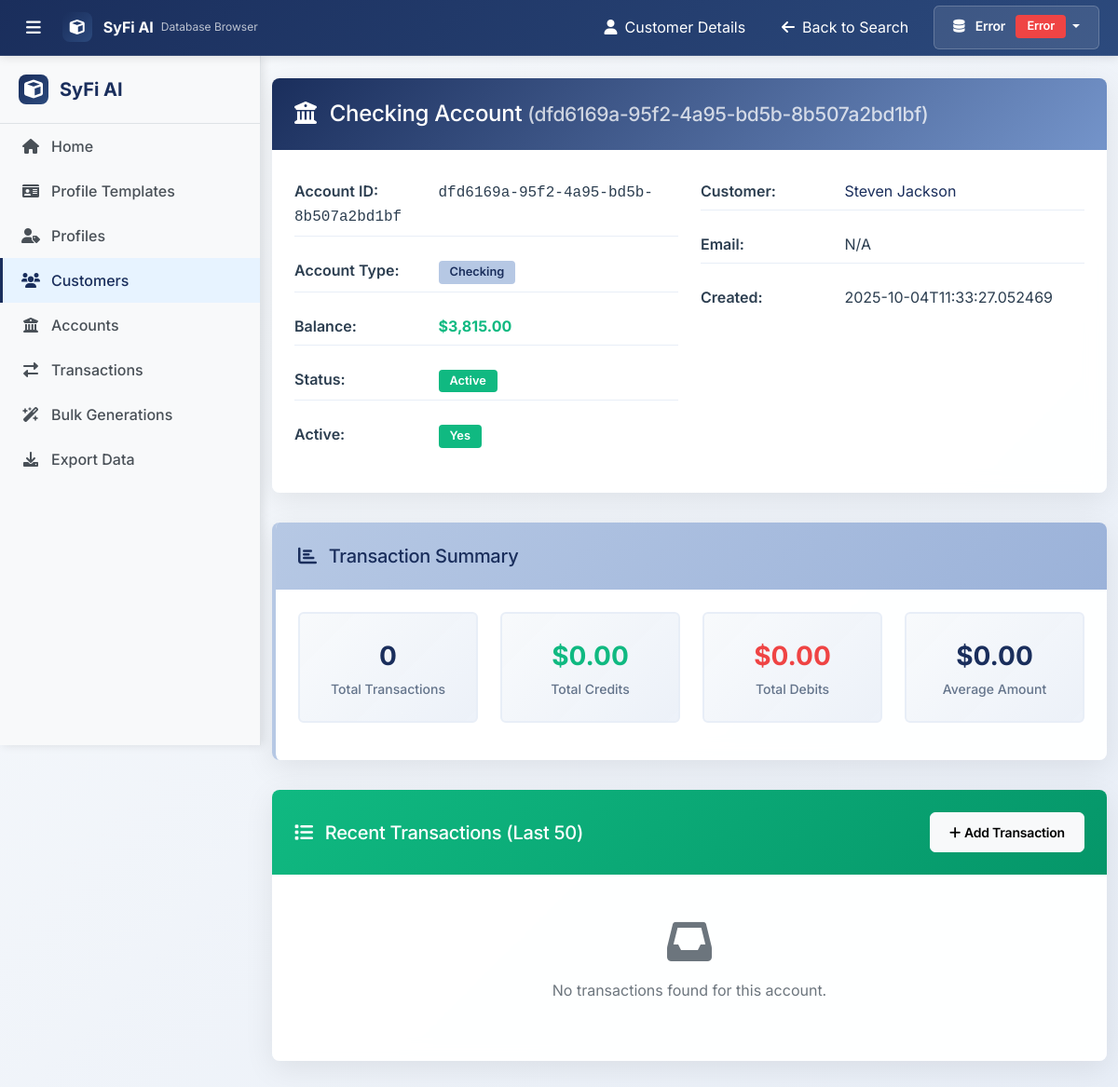
The app's page /account/dfd6169a-95f2-4a95-bd5b-8b507a2bd1bf with its own data.
### tables this page shows
CREATE TABLE accounts (
            account_id TEXT PRIMARY KEY,
            customer_id TEXT NOT NULL,
            account_number TEXT UNIQUE NOT NULL,
            account_type TEXT NOT NULL,
            balance DECIMAL(15,2) DEFAULT 0.00,
            available_balance DECIMAL(15,2) DEFAULT 0.00,
            currency TEXT DEFAULT 'USD',
            created_date DATETIME DEFAULT CURRENT_TIMESTAMP,
            closed_date DATE,
            is_active BOOLEAN DEFAULT 1,
            interest_rate DECIMAL(5,4),
            credit_limit DECIMAL(15,2),
            metadata TEXT, bulk_generation_id TEXT, bulk_generation_label TEXT,  -- JSON for additional fields
            FOREIGN KEY (customer_id) REFERENCES customers (customer_id)
        );

CREATE TABLE customers (
            customer_id TEXT PRIMARY KEY,
            first_name TEXT NOT NULL,
            last_name TEXT NOT NULL,
            company_name TEXT,  -- For business entities
            email TEXT,
            phone TEXT,
            date_of_birth DATE,
            address TEXT,
            city TEXT,
            state TEXT,
            zip_code TEXT,
            ssn_hash TEXT,
            created_date DATETIME DEFAULT CURRENT_TIMESTAMP,
            
            -- Household information
            household_size INTEGER DEFAULT 1,
            num_adults INTEGER DEFAULT 1,
            num_children INTEGER DEFAULT 0,
            num_pets INTEGER DEFAULT 0,
            household_income DECIMAL(15,2),
            employment_status TEXT,
            marital_status TEXT,
            
            -- Profile information
            profile_description TEXT,
            profile_tags TEXT,  -- JSON array of tags
            
            metadata TEXT  -- JSON for additional fields
        , bulk_generation_id TEXT, bulk_generation_label TEXT);

### web_browser.py (the view)
@app.route('/account/<account_id>')
def account_details(account_id):
    if db_browser:
        details = db_browser.get_account_details(account_id)
        if details:
            back_links = [
                {'url': f'/customer/{details["account"]["customer_id"]}', 'icon': 'fas fa-user', 'text': 'Customer Details'},
                {'url': '/customers', 'icon': 'fas fa-arrow-left', 'text': 'Back to Search'}
            ]
            return render_template('account_details.html', data=details, active_page='customers',
                                 show_back_links=True, back_links=back_links)
        else:
            return render_template('error.html', message='Account not found')
    else:
        return render_template('error.html', message='Database not connected')

### templates/account_details.html (shortened to what this page needs)
<!DOCTYPE html>
<html lang="en">
<head>
    <link href="https://cdn.jsdelivr.net/npm/bootstrap@5.1.3/dist/css/bootstrap.min.css" rel="stylesheet">
    <link href="https://cdnjs.cloudflare.com/ajax/libs/font-awesome/6.0.0/css/all.min.css" rel="stylesheet">
    <link rel="stylesheet" href="{{ url_for('static', filename='css/base.css') }}">
    <link rel="stylesheet" href="{{ url_for('static', filename='css/shared_navigation_styles.css') }}">
    <link rel="stylesheet" href="{{ url_for('static', filename='css/account_details.css') }}">
</head>
<body class="bg-light">
    {% include 'shared_navigation.html' %}
    <div class="container mt-4">
        <div class="row">
            <div class="col-12">
                <div class="card detail-card">
                    <div class="card-header bg-primary text-white">
                        <h4 class="mb-0">
                            <i class="fas fa-university me-2"></i>
                            {{ data.account.account_type.title() }} Account
                            <small class="opacity-75">({{ data.account.account_id }})</small>
                        </h4>
                    </div>
                    <div class="card-body">
                        <div class="row">
                            <div class="col-md-6">
                                <div class="info-row">
                                    <span class="info-label">Account ID:</span>
                                    <span class="font-monospace">{{ data.account.account_id }}</span>
                                </div>
                                <div class="info-row">
                                    <span class="info-label">Account Type:</span>
                                    <span class="badge bg-info">{{ data.account.account_type.title() }}</span>
                                </div>
                                <div class="info-row">
                                    <span class="info-label">Balance:</span>
                                    <span class="{{ 'balance-positive' if data.account.balance >= 0 else 'balance-negative' }}">
                                        ${{ "{:,.2f}".format(data.account.balance) }}
                                    </span>
                                </div>
                                <div class="info-row">
                                    <span class="info-label">Status:</span>
                                    <span class="badge bg-{{ 'success' if data.account.get('account_status', 'active') == 'active' else 'secondary' }}">
                                        {{ (data.account.get('account_status', 'active')).title() }}
                                    </span>
                                </div>
                                <div class="info-row">
                                    <span class="info-label">Active:</span>
                                    <span class="badge bg-{{ 'success' if data.account.is_active else 'danger' }}">
                                        {{ 'Yes' if data.account.is_active else 'No' }}
                                    </span>
                                </div>
                            </div>
                            <div class="col-md-6">
                                <div class="info-row">
                                    <span class="info-label">Customer:</span>
                                    <a href="/customer/{{ data.account.customer_id }}" class="text-decoration-none">
                                        {{ data.account.first_name }} {{ data.account.last_name }}
                                    </a>
                                </div>
                                <div class="info-row">
                                    <span class="info-label">Email:</span>
                                    <span>{{ data.account.email or 'N/A' }}</span>
                                </div>
                                <div class="info-row">
                                    <span class="info-label">Created:</span>
                                    <span>{{ data.account.created_date or 'N/A' }}</span>
                                </div>
                            </div>
                        </div>
                    </div>
                </div>
            </div>
        </div>
        <div class="row">
            <div class="col-12">
                <div class="card detail-card summary-card">
                    <div class="card-header bg-info text-white">
                        <h5 class="mb-0">
                            <i class="fas fa-chart-bar me-2"></i>
                            Transaction Summary
                        </h5>
                    </div>
                    <div class="card-body">
                        <div class="row">
                            <div class="col-md-3">
                                <div class="stat-box">
                                    <div class="stat-number">{{ data.transaction_summary.total_transactions }}</div>
                                    <div class="stat-label">Total Transactions</div>
                                </div>
                            </div>
                            <div class="col-md-3">
                                <div class="stat-box">
                                    <div class="stat-number text-success">${{ "{:,.2f}".format(data.transaction_summary.total_credits) }}</div>
                                    <div class="stat-label">Total Credits</div>
                                </div>
                            </div>
                            <div class="col-md-3">
                                <div class="stat-box">
                                    <div class="stat-number text-danger">${{ "{:,.2f}".format(data.transaction_summary.total_debits) }}</div>
                                    <div class="stat-label">Total Debits</div>
                                </div>
                            </div>
                            <div class="col-md-3">
                                <div class="stat-box">
                                    <div class="stat-number">${{ "{:,.2f}".format(data.transaction_summary.avg_amount) }}</div>
                                    <div class="stat-label">Average Amount</div>
                                </div>
                            </div>
                        </div>
                    </div>
                </div>
            </div>
        </div>
        <div class="row">
            <div class="col-12">
                <div class="card detail-card">
                    <div class="card-header bg-success text-white d-flex justify-content-between align-items-center">
                        <h5 class="mb-0">
                            <i class="fas fa-list me-2"></i>
                            Recent Transactions (Last 50)
                        </h5>
                        <button type="button" class="btn btn-light btn-sm" id="add-transaction-btn" data-bs-toggle="modal" data-bs-target="#addTransactionModal">
                            <i class="fas fa-plus me-1"></i>Add Transaction
                        </button>
                    </div>
                    <div class="card-body p-0">
                        {% if data.transactions %}
                            <div class="table-responsive">
                                <table class="table table-hover transaction-table mb-0">
                                    <thead class="table-light">
                                        <tr>
                                            <th>Transaction ID</th>
                                            <th>Date</th>
                                            <th>Type</th>
                                            <th>Amount</th>
                                            <th>Description</th>
                                            <th>Related</th>
                                        </tr>
                                    </thead>
                                    <tbody>
                                        {% for transaction in data.transactions %}
                                        <tr>
                                            <td class="font-monospace">{{ transaction.transaction_id }}</td>
                                            <td>{{ transaction.transaction_date[:19] if transaction.transaction_date else 'N/A' }}</td>
                                            <td>
                                                <span class="badge bg-{{ 'primary' if transaction.transaction_type == 'deposit' else ('warning' if transaction.transaction_type == 'withdrawal' else 'secondary') }}">
                                                    {{ transaction.transaction_type.title() }}
                                                </span>
                                            </td>
                                            <td class="{{ 'transaction-credit' if transaction.transaction_type in ['deposit', 'credit'] else 'transaction-debit' }}">
                                                {% if transaction.transaction_type in ['deposit', 'credit'] %}
                                                    <strong>+${{ "{:,.2f}".format(transaction.amount) }}</strong>
                                                {% else %}
                                                    <strong>-${{ "{:,.2f}".format(transaction.amount) }}</strong>
                                                {% endif %}
                                            </td>
                                            <td>{{ transaction.description or 'N/A' }}</td>
                                            <td class="font-monospace">
                                                {% if transaction.related_transaction_id %}
                                                    <small>{{ transaction.related_transaction_id }}</small>
                                                {% else %}
                                                    <span class="text-muted">-</span>
                                                {% endif %}
                                            </td>
                                        </tr>
                                        {% endfor %}
                                    </tbody>
                                </table>
                            </div>
                        {% else %}
                            <div class="text-center py-5">
                                <i class="fas fa-inbox fa-3x text-muted mb-3"></i>
                                <p class="text-muted">No transactions found for this account.</p>
                            </div>
                        {% endif %}
                    </div>
                </div>
            </div>
        </div>
    </div>
</body>
</html>

### records on screen
accounts: account.account_type "Checking", account.account_id "dfd6169a-95f2-4a95-bd5b-8b507a2bd1bf", account.balance "3,815.00", is_active "Yes", account "2025-10-04T11:33:27.052469"
customers: account.first_name "Steven", account.last_name "Jackson", account "N/A"

### other values on screen
{{ link.text }} "Customer Details" "Back to Search"
{{ (data.account.get('account_status', 'active')).title() }} "Active"
{{ data.transaction_summary.total_transactions }} "0"
{{ "{:,.2f}".format(data.transaction_summary.total_credits) }} "0.00"
{{ "{:,.2f}".format(data.transaction_summary.total_debits) }} "0.00"
{{ "{:,.2f}".format(data.transaction_summary.avg_amount) }} "0.00"
